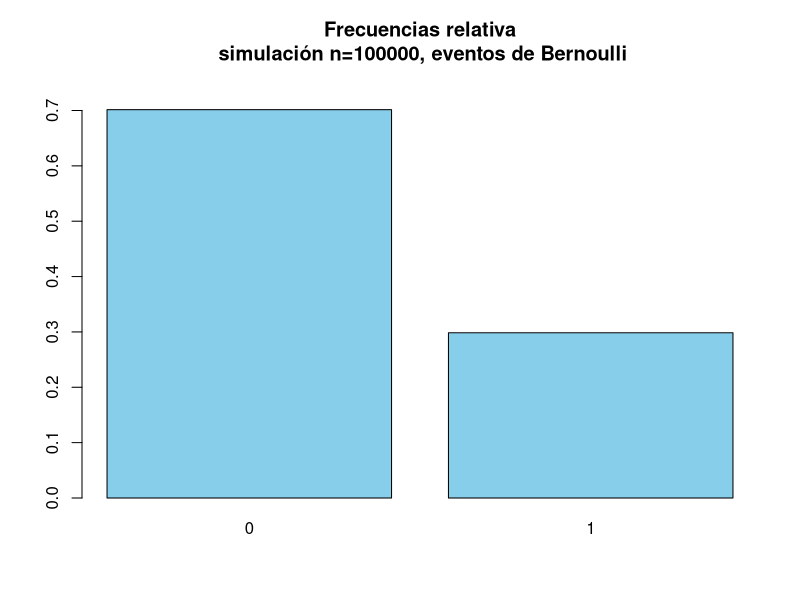
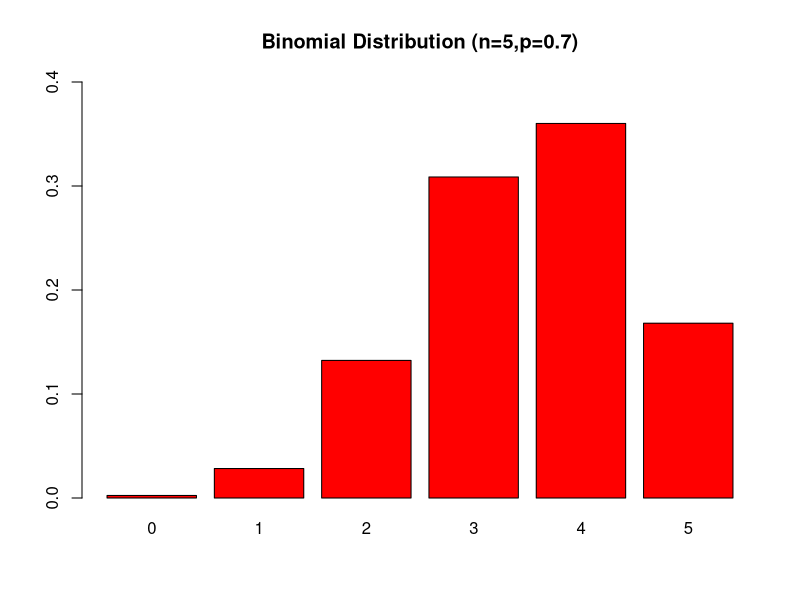
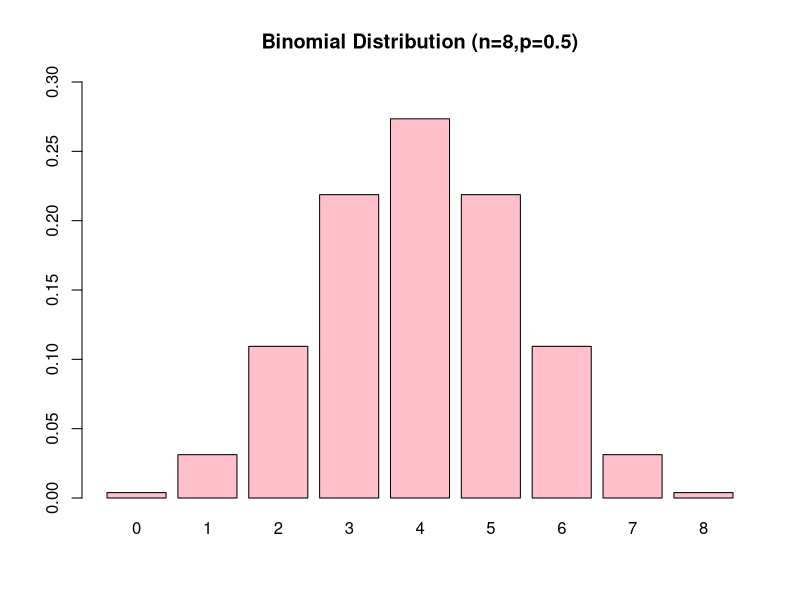
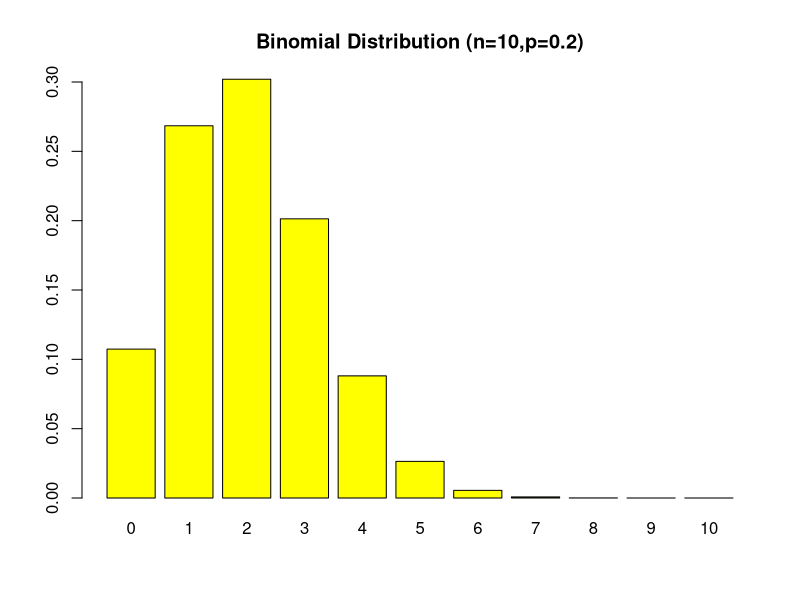
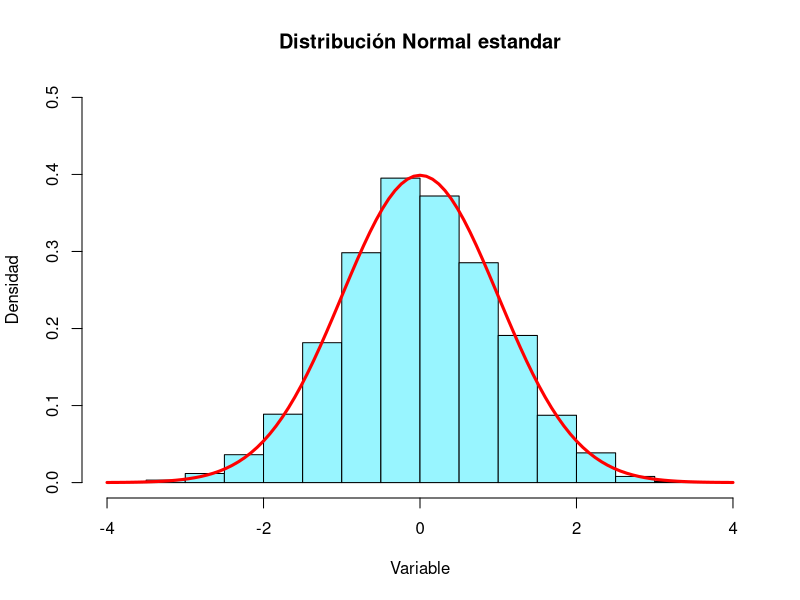
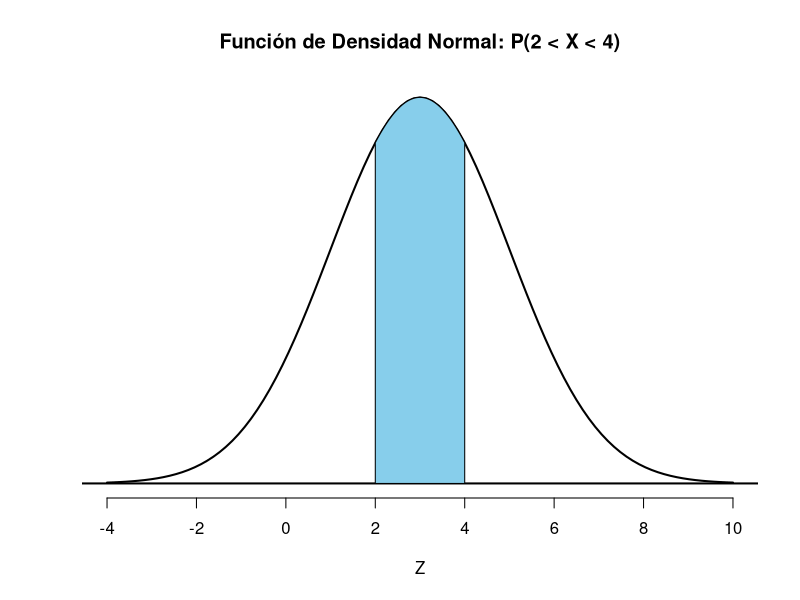
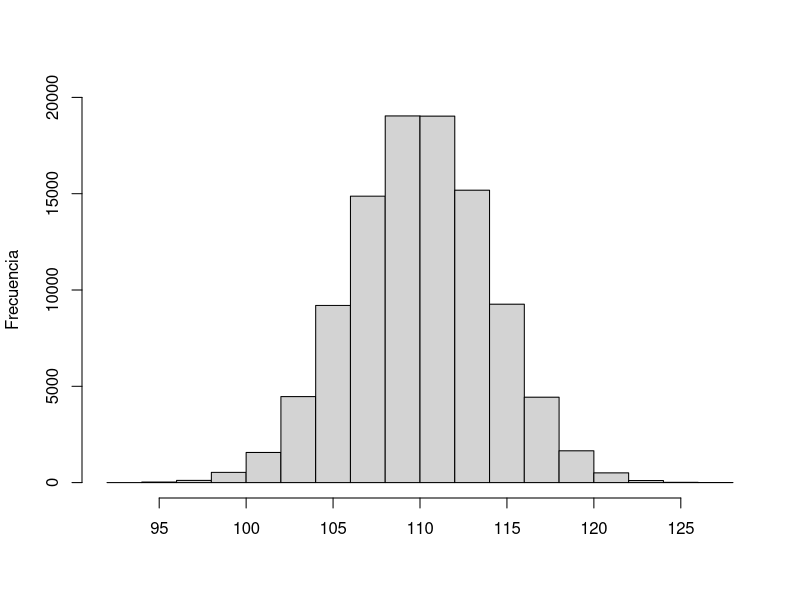
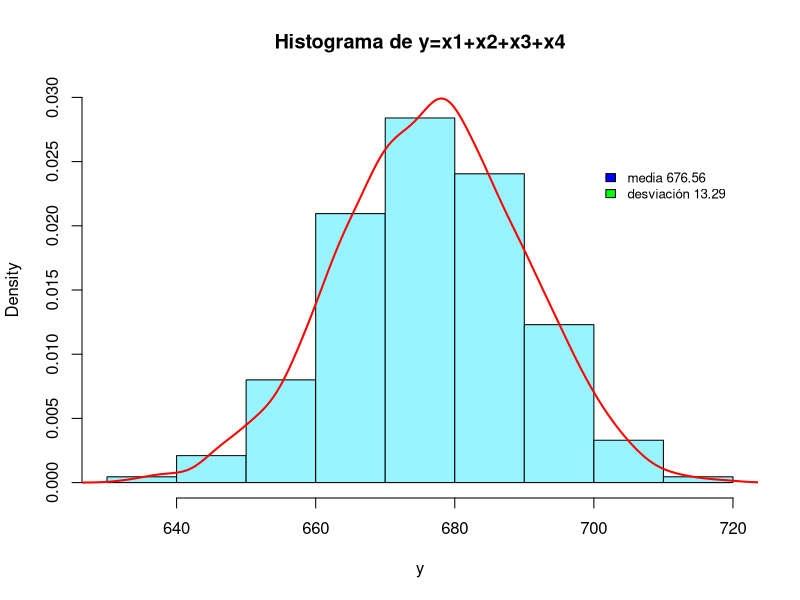

These figures' R source, in order:
## ---- chunk 1
library(tidyverse)
## ---- chunk 2
rbinom(10,1,0.3)
## ---- chunk 3
x = rbinom(100000,1,0.3) # Simulamos 100000 veces el experimento
y = prop.table(table(x)) # Frecuencias relativas
barplot(y, 
        main = "Frecuencias relativa\n simulación n=100000, eventos de Bernoulli",
        col = "skyblue",
        names.arg = c(0,1),
        ylim = c(0,max(y)+0.05))

## ---- chunk 4
dbinom(0:1,size=1,prob = 0.5) # Probabilidad de cara y Sello.
## ---- chunk 5
set.seed(1) # Semilla para reproducir resultados.
rbinom(20,5,0.7) # rbinom(N,n,p); N = número de simulaciones, n parámetro de la binomial, p = proba de éxito evento Bernoulli.
                 
## ---- chunk 6
dbinom(3,5,0.7)
## ---- chunk 7
dbinom(0:5,5,0.7) ## Las probabilidades de x=0, hasta x=5.
## ---- chunk 8
dbinom(c(1,4,5), 5, 0.7) ## P(X=1), P(X=4), P(X=5)
## ---- chunk 9
sum(dbinom(0:5,5,0.7)) # La suma de las probabilidades debe ser 1.
## ---- chunk 10
pbinom(2,5,0.7) # P(X=0)+P(X=1)+P(X=2) = P(X <= 2); pbinom: Función de distribución acumulada

## ---- chunk 11
dbinom(0:2,5,0.7) # P(X=0), P(X=1) y P(X=2)
## ---- chunk 12
sum(dbinom(0:2,5,0.7)) # P(X<=2)
## ---- chunk 13
pbinom(2,5,0.7, lower.tail = F)# P(X>2)=1-P(X <=2)
## ---- chunk 14
dbinom(3:5, 5, 0.7)
sum(dbinom(3:5, 5, 0.7)) # P(X=3)+P(X=4)+P(X=5)
## ---- chunk 15
pbinom(1,5,0.7, lower.tail = F) # P(X > 1)=P(X >= 2)
1- (dbinom(0,5,0.7)+dbinom(1,5,0.7)) # P(X>=2) = 1 - [P(X=0)+P(X=1)]
## ---- chunk 16
x = 0:5
prob = dbinom(x,5,0.7)
barplot(prob,col = "red", ylim = c(0,0.4),
        names.arg=x,
        main="Binomial Distribution (n=5,p=0.7)")
## ---- chunk 17
x = 0:8
prob = dbinom(x,8,0.5)
barplot(prob,col = "pink", ylim = c(0,0.3),
        names.arg=x,
        main="Binomial Distribution (n=8,p=0.5)")
## ---- chunk 18
x = 0:10
prob = dbinom(x,10,0.2)
barplot(prob,col = "yellow",ylim = c(0,0.3),
        names.arg=x,
        main="Binomial Distribution (n=10,p=0.2)")
## ---- chunk 19
dbinom(10:15, 15, 0.5)
sum(dbinom(10:15, 15, 0.5))
pbinom(9, 15, 0.5 , lower.tail = F) # P(X>9)
## ---- chunk 20
pbinom(15,15,0.5)-pbinom(9,15,0.5) # P(X<=15)-P(X<=9)
sum(dbinom(10:15,15,0.5)) # P(X=10)+P(X=11)+...+P(X=15)
## ---- chunk 21
dnorm(2,3,4)
pnorm(2,3,4)
rnorm(20,3,4)
qnorm(0.95,0,1)
qnorm(0.5,3,4)
qnorm(0.7,3,4)
## ---- chunk 22
hist(rnorm(10000, mean = 0, sd=1), # Simulación de una normal estandar
     freq=F,
     ylim = c(0,0.5), 
     xlim = c(-4,4), 
     col = "cadetblue1", 
     main= "Distribución Normal estandar" , xlab= "Variable", ylab = "Densidad",
     ) 
     
curve(dnorm(x, mean=0, sd=1), 
      col="red", 
      lwd=3, 
      add=TRUE,
      yaxt="n") 
## ---- chunk 23
mu = 3 # media
sigma = 2 # desviación estándar

curve(dnorm(x,mu,sigma),
      xlim=c(mu-7,mu+7), xlab="Z",
      main="Función de Densidad Normal: P(2 < X < 4)",
      bty='n', ylab="", yaxt='n',lwd=2)

abline(h=0,lwd=2)
linf = 2
lsup = 4
cord.x = c(linf,seq(linf,lsup,0.01),lsup)
cord.y = c(0,dnorm(seq(linf,lsup,0.01),mu,sigma),0)
polygon(cord.x,cord.y, col="skyblue")
## ---- chunk 24
set.seed(-100)
rnorm(20,110,4)
## ---- chunk 25
set.seed(2)
hist(rnorm(100000,110,4),
     main = "", ylab = "Frecuencia", xlab =" ",
     ylim = c(0,20000))
## ---- chunk 26
pnorm(115,110,4)-pnorm(110, 110,4)
pnorm(1.25)-pnorm(0) # Estandarización
## ---- chunk 27
pnorm(105,110,4, lower.tail = F) # P(X>=105)
## ---- chunk 28
pnorm(100,110,4)
## ---- chunk 29
qnorm(0.8, 110, 4)
## ---- chunk 30
set.seed(1)
x1 = rnorm(1, mean=170, sd=5.8) 
x2 = rnorm(1, mean=178, sd=6.2) 
x3 = rnorm(1, mean=164, sd=7.2)
x4 = rnorm(1, mean=164, sd=7.2) 
y=x1+x2+x3+x4 
EST = data.frame(x1,x2,x3,x4,y); EST
## ---- chunk 31
set.seed(2)
y = c()
for (i in 1:2000) {
x1 = rnorm(1, mean=170, sd=5.8) 
x2 = rnorm(1, mean=178, sd=6.2) 
x3 = rnorm(1, mean=164, sd=7.2) 
x4 = rnorm(1, mean=164, sd=7.2) 
y[i] = x1+x2+x3+x4
}

hist(y, freq = F, col = "cadetblue1", main ="Histograma de y=x1+x2+x3+x4",ylim = c(0,0.03))

lines(density(y), # curva de densidad
      col="red", #color
      lwd=2 #grosor
)

legend(700,0.025,  #posición de la etiqueta
       legend=paste(c("media", "desviación"), round(c(mean(y), sd(y)),2)), #legendas
       bty = "n", # forma
       fill = c("blue","green"),  #colores
       ncol = 1, #columnas
       cex = 0.8) 


## ---- chunk 32
data.frame(Val1=c(mean(y),sd(y)),
           Val2=c(170+178+164+164,sqrt(5.8^2+6.2^2+7.2^2+7.2^2)),
           row.names = c("Media","Desviación"))
## ---- chunk 33
pnorm(1000, 1080, 34.64, lower.tail=F)
## ---- chunk 34
set.seed(2)
y = c()
for (i in 1:1000000) {
y[i]= sum(rbinom(5,1,0.7)) # Simulamos 5 experimentos de Bernouilli.
}
barplot(prop.table(table(y)))
## ---- chunk 35
df = data.frame(round(prop.table(table(y)),5)) ## DataFrame con la distrubición de frecuencias relativas
df = df %>% rename(Aciertos = y, Probabilidad = Freq ); df
## ---- chunk 36
dbinom(0:5,5,0.7)
## ---- chunk 37
df["Proba_Teorica"] = dbinom(0:5,5,0.7); df
## ---- chunk 38
set.seed(2)
y = c()
for (i in 1:10000) {
y[i]= sum(rbinom(2000,5,0.7)) # Simulamos 2000 experimentos binomiales. Estamos simulando la suma de variables Binomiales
}
hist(y,freq=F,
     main = "Histograma\nSimulaciones suma Binomiales de parámetros: n=5, p=0.7")
## ---- chunk 39
data.frame("Teoricos" = c(7000,45.82),
           "Simulación" = c(round(mean(y),2),round(sd(y),2)),
           row.names = c("Media","Desviación"))
## ---- chunk 40
set.seed(2)
y = c()
for (i in 1:10000) {
y[i]= sum(rbinom(2000,1,0.7)) # Estamos simulando la suma de 2000 variables Bernoullis. Generamos 2000 simulaciones Bernoulli y sumamos.
}
hist(y,freq=F, xlab = " ",
     main = "Histograma:\nSimulaciones suma de Bernoulli, n=2000, p=0.7")
## ---- chunk 41
1-pbinom(100,1000,0.13)
## ---- chunk 42
pnorm(100,130,10.63, lower.tail = F)
## ---- chunk 43
runi = runif(100000,0,1)
means = c()

for(i in 1:1000){
  means = c(means,mean(sample(runi,size = 5)))
}

par(mfrow=c(1,2))

hist(runi, col="pink", main = "Distribución Uniforme")

hist(means, col = "cadetblue1" , main = "Distribucion medias muestrales")
## ---- chunk 44
rexpon = rexp(10000,10)

means2 = c()
for(i in 1:1000){
  means2[i] = mean(sample(rexpon,size = 50))
  }

par(mfrow=c(1,2))
hist(rexpon, col = "pink", main= "Distribución Exponencial")
hist(means2, col = "cadetblue1", main = "Distribución medias muestrales")
## ---- chunk 45
rbin = rbinom(50,20,0.4)
means3 = c()

for(i in 1:1000){
  means3 = c(means3,mean(sample(rbin,size =30)))
  }

par(mfrow=c(1,2))
hist(rbin, col="pink", main = "Distribución Binomial n=20")
hist(means3, col = "cadetblue1" , main = "Distribucion medias muestrales")
## ---- chunk 46
pnorm(1.8,lower.tail = F)
pnorm(31.38, 31.20, 0.1, lower.tail = F)
